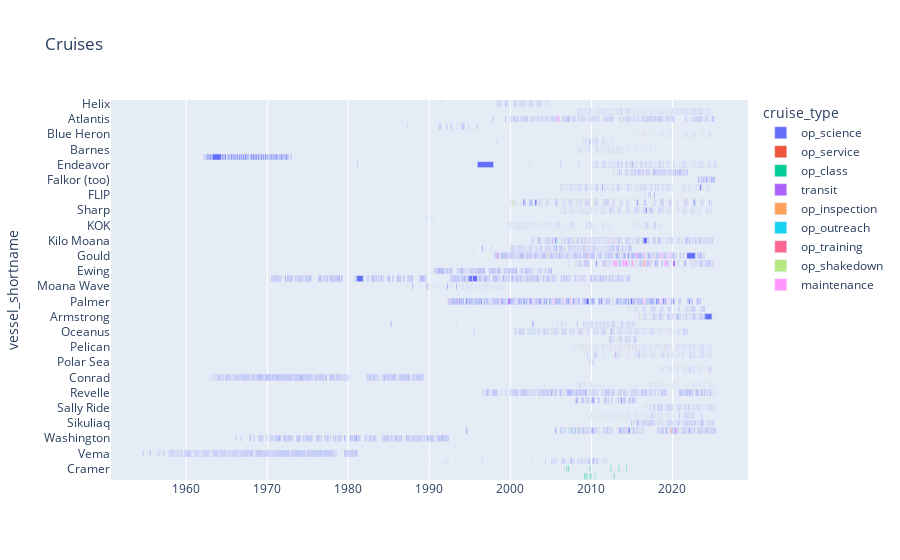

Notebook cell for this chart:
### Code cell
# mdf[mdf.has_r2rnav == False].is_retrieved
import plotly.express as px
title = "Cruises"

# url = r2r.get_r2r_url(vessel_name = "Palmer")
url = "https://service.rvdata.us/api/cruise/"
mdf = r2r.get_cruise_metadata(url)

fig = px.timeline(
    mdf,
    x_start="depart_date",
    x_end="arrive_date",
    y="vessel_shortname",  # This will be the label for each bar on the y-axis
    color="cruise_type", # You can color by the same ID or another categorical column
    title=title,
    # Other optional arguments:
    hover_name="cruise_id", # Show more info on hover
    # text="label_on_bar", # Text directly on the bar
    # facet_row="some_category", # For breaking down by a category
    # template="plotly_white" # or "plotly_dark", "ggplot2", "seaborn", etc.
)

# You might want to sort the y-axis (tasks) for better readability
fig.update_yaxes(autorange="reversed") # To display the first task at the top

fig.show()
fig.write_html("plots/RV Cruises.html")
